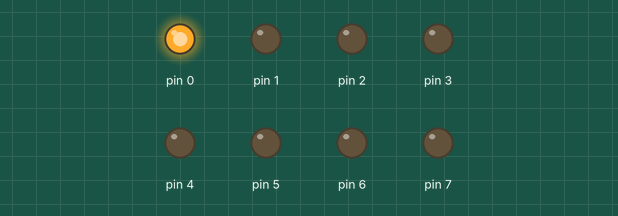
Recording of a sketch running on a simulated Arduino Uno, built with avr-gcc and run on an emulated ATmega328P. Shown: output pins drawn as LEDs (lit = HIGH).

Above: at 0.2 s.
At 2.2 s:
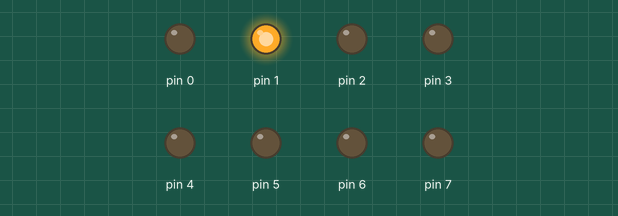
At 4.2 s:
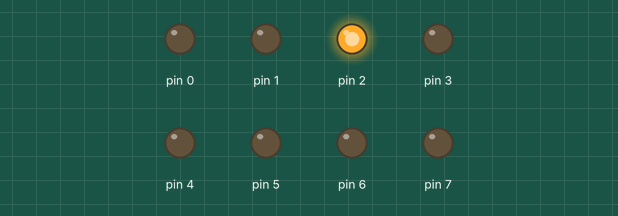
At 8.7 s:
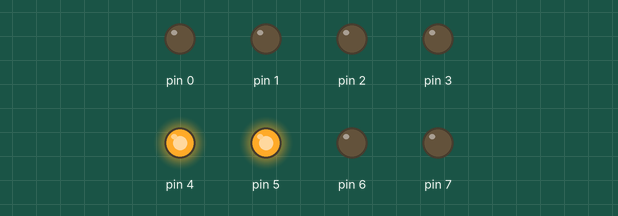
At 13.2 s:
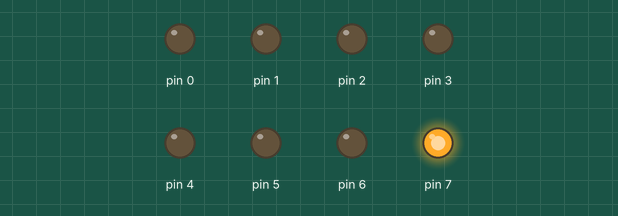
At 17.7 s:
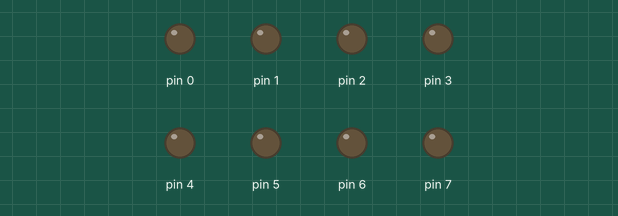
Timing chart, 0 to 18.2 s (numbered marks = the images above):
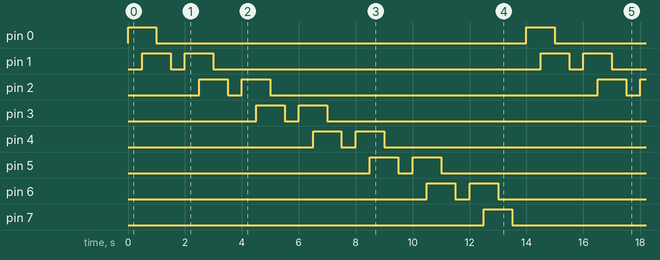

Measured:
- by itself, pin 0, pin 7: alternates HIGH for 1.0 s and LOW for 13.0 s
- by itself, pin 1–6: repeats every 14.0 s: LOW 0.50 s, HIGH 1.0 s, LOW 11.5 s, HIGH 1.0 s
- by itself, everything shown: repeats every 14.0 s, in 28 steps

The sketch:

led.c.ino
```cpp
int i=0;
void setup()
{
  for(i=0;i<8;i++)
  {
  	pinMode(i, OUTPUT);
  }
}

void loop()
{
  for(i=0;i<7;i++)
  {

  	digitalWrite(i, HIGH);
  	delay(500); // Wait for 1000 millisecond(s)
    digitalWrite(i+1, HIGH);
  	delay(500); // Wait for 1000 millisecond(s)
  	digitalWrite(i, LOW);
  	delay(500); // Wait for 1000 millisecond(s)
  	digitalWrite(i+1, LOW);
  	delay(500); // Wait for 1000 millisecond(s)
  }
}
```

led.c
```cpp
int i=0;
void setup()
{
  for(i=0;i<8;i++)
  {
  	pinMode(i, OUTPUT);
  }
}

void loop()
{
  for(i=0;i<7;i++)
  {

  	digitalWrite(i, HIGH);
  	delay(500); // Wait for 1000 millisecond(s)
    digitalWrite(i+1, HIGH);
  	delay(500); // Wait for 1000 millisecond(s)
  	digitalWrite(i, LOW);
  	delay(500); // Wait for 1000 millisecond(s)
  	digitalWrite(i+1, LOW);
  	delay(500); // Wait for 1000 millisecond(s)
  }
}
```
